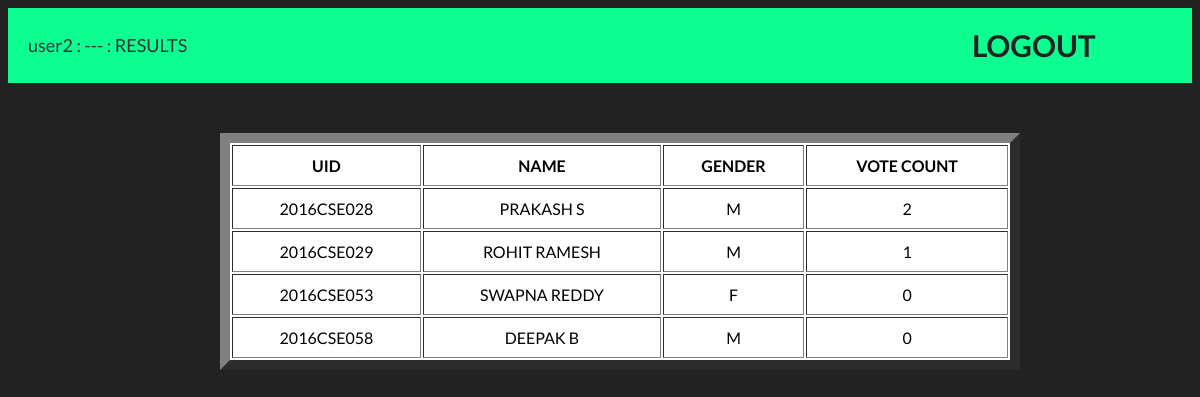
/RESULTS.php (signed in), run on the app's committed database.
### tables this page shows
CREATE TABLE IF NOT EXISTS `candidate` (
  `CID` int(11) NOT NULL AUTO_INCREMENT,
  `UID` varchar(30) DEFAULT NULL,
  `CNAME` varchar(30) DEFAULT NULL,
  `GENDER` varchar(1) DEFAULT NULL,
  `VOTE_COUNT` int(11) DEFAULT 0,
  PRIMARY KEY (`CID`),
  KEY `UID` (`UID`)
);

### RESULTS.php (the view, shortened to what this page needs)
<?php
	include('CONN.php');
?>
<html>
<head>
	<link rel="stylesheet" href="assets/AVStyle.css">
</head>
<body>
	<div class="alert">
	<p><?php echo $_SESSION['uid']; ?> : --- : RESULTS<a id='lgbtn' href='LOGOUT.php'> LOGOUT </a></p>
	</div>
	<center class="center">
		<div>
		<ul>
			<?php
		  		$sql2="SELECT * FROM CANDIDATE ORDER BY VOTE_COUNT DESC";
		  		if($res2=mysqli_query($conn,$sql2)){
								    echo "<table border='10'>";
								    echo "<tr>";
								    echo "<th>UID</th>";
								    echo "<th>NAME</th>";
								    echo "<th>GENDER</th>";
								    echo "<th>VOTE COUNT</th>";
								    echo "</tr>";
						while($row2=mysqli_fetch_array($res2)){
									echo "<tr>";
									echo "<td>".$row2['UID']."</th>";
									echo "<td>".$row2['CNAME']."</th>";
									echo "<td>".$row2['GENDER']."</th>";
									echo "<td>".$row2['VOTE_COUNT']."</th>";
									echo" </tr>";
						}
								    echo "</table>";
				}
			?>
		</ul>
	</div>
	</center>
</body>
</html>

### assets/AVStyle.css (style rules this page uses)
body, html { height: 100%; background: #222222; font-family: 'Lato', sans-serif; }
.alert { box-sizing: border-box; background-color: #0DFF92; width: 100%; position: relative; top: 0; left: 0; z-index: 300; padding: 5px 20px; color: #333; }
.alert p { line-height: 1.6em; font-size:18px; }
.alert a { color: #232323; font-weight: bold; }
#lgbtn { width:200px; height:50px; border-radius: 5px; font-size: 30px; text-decoration: none; float: right; }

### RESULTS.php (style rules this page uses)
table { background: white; height: auto; width: 800px; text-align: center; }
th { padding: 10px; }
td { padding: 10px; }
.center { margin-top: 50px; }

### data on the page
candidate: UID "2016CSE028", CNAME "PRAKASH S", GENDER "M", VOTE_COUNT "2"
candidate: UID "2016CSE029", CNAME "ROHIT RAMESH", GENDER "M", VOTE_COUNT "1"
candidate: UID "2016CSE053", CNAME "SWAPNA REDDY", GENDER "F", VOTE_COUNT "0"
candidate: UID "2016CSE058", CNAME "DEEPAK B", GENDER "M", VOTE_COUNT "0"

### other printed values
$_SESSION['uid'] "user2"
